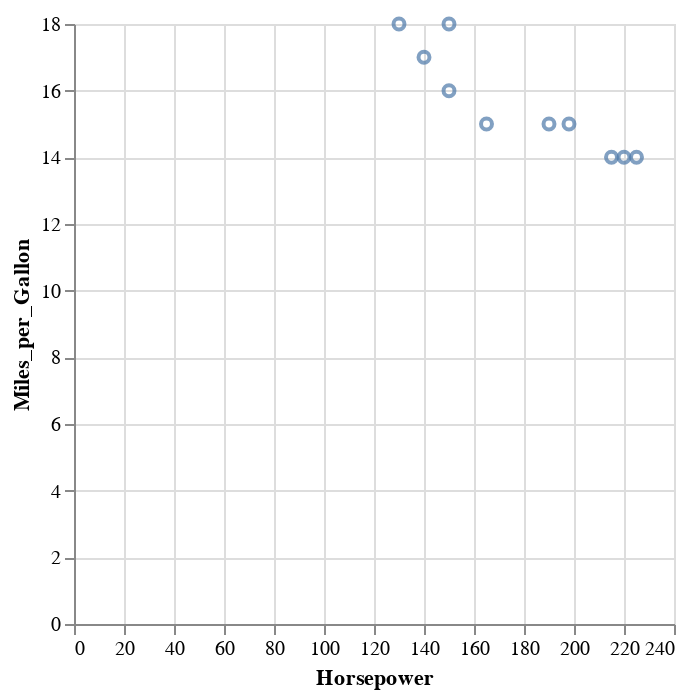

This figure's notebook cell:
### Markdown cell above
We can also display Vega-Lite and Vega specifications directly in Jupyter Labs.

However, we will likely never need that, as we can create most visualizations using Altair.

### Code cell
display({
    "application/vnd.vegalite.v4+json": {
        "$schema": "https://vega.github.io/schema/vega-lite/v4.json",
        "data": {
            "values": [
                {'Miles_per_Gallon': 18.0, 'Horsepower': 130.0},
                {'Miles_per_Gallon': 15.0, 'Horsepower': 165.0},
                {'Miles_per_Gallon': 18.0, 'Horsepower': 150.0},
                {'Miles_per_Gallon': 16.0, 'Horsepower': 150.0},
                {'Miles_per_Gallon': 17.0, 'Horsepower': 140.0},
                {'Miles_per_Gallon': 15.0, 'Horsepower': 198.0},
                {'Miles_per_Gallon': 14.0, 'Horsepower': 220.0},
                {'Miles_per_Gallon': 14.0, 'Horsepower': 215.0},
                {'Miles_per_Gallon': 14.0, 'Horsepower': 225.0},
                {'Miles_per_Gallon': 15.0, 'Horsepower': 190.0}
            ]
        },
        "mark": "point",
        "encoding": {
            "x": {"type": "quantitative", "field": "Horsepower"},
            "y": {"type": "quantitative", "field": "Miles_per_Gallon"}
        }
    }
}, raw=True)

### Figure 1 — Vega-Lite specification as saved in the notebook (floating-point values rounded to 4 significant figures)
{"$schema": "https://vega.github.io/schema/vega-lite/v4.json", "data": {"values": [{"Horsepower": 130, "Miles_per_Gallon": 18}, {"Horsepower": 165, "Miles_per_Gallon": 15}, {"Horsepower": 150, "Miles_per_Gallon": 18}, {"Horsepower": 150, "Miles_per_Gallon": 16}, {"Horsepower": 140, "Miles_per_Gallon": 17}, {"Horsepower": 198, "Miles_per_Gallon": 15}, {"Horsepower": 220, "Miles_per_Gallon": 14}, {"Horsepower": 215, "Miles_per_Gallon": 14}, {"Horsepower": 225, "Miles_per_Gallon": 14}, {"Horsepower": 190, "Miles_per_Gallon": 15}]}, "encoding": {"x": {"field": "Horsepower", "type": "quantitative"}, "y": {"field": "Miles_per_Gallon", "type": "quantitative"}}, "mark": "point"}
